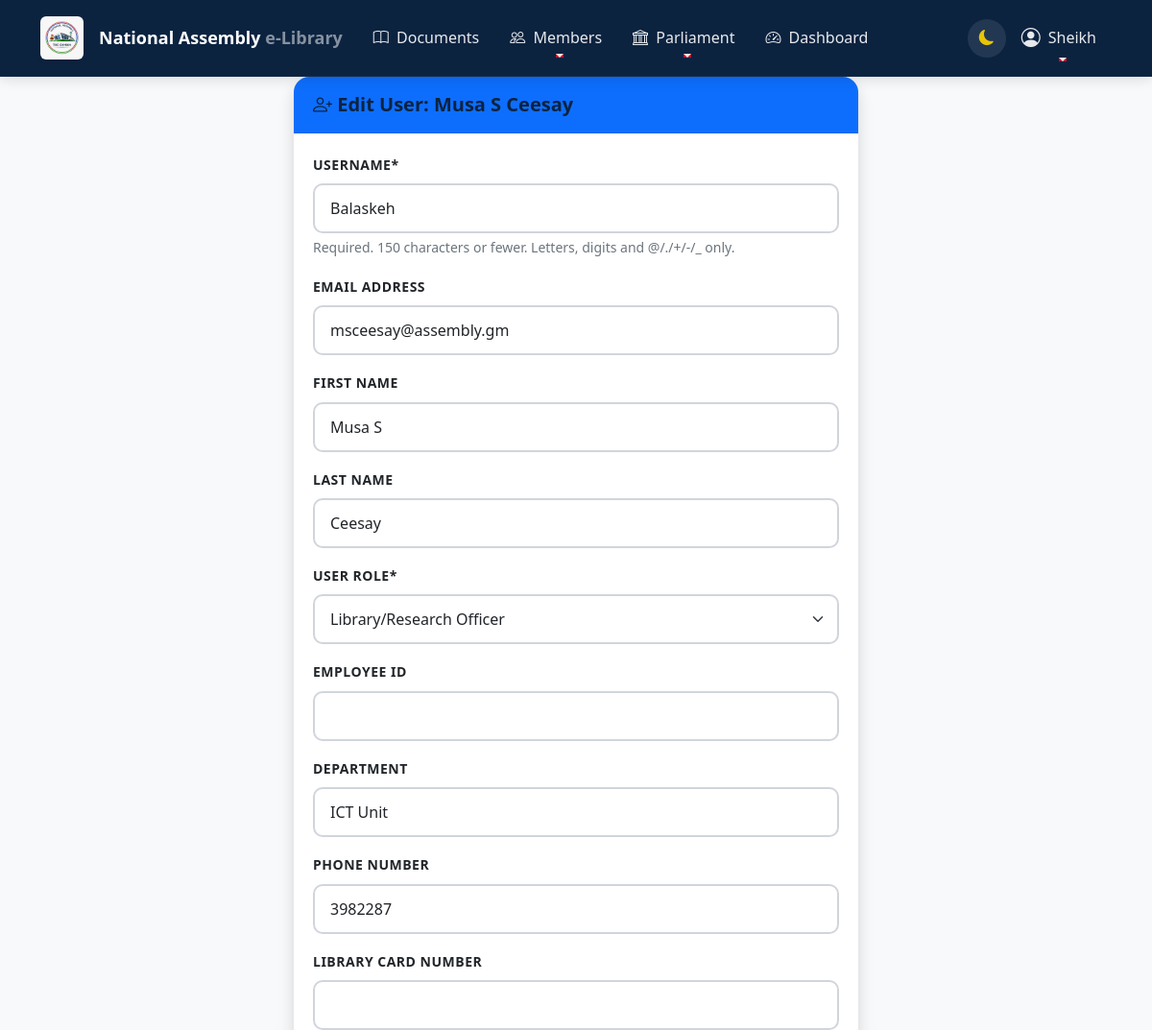
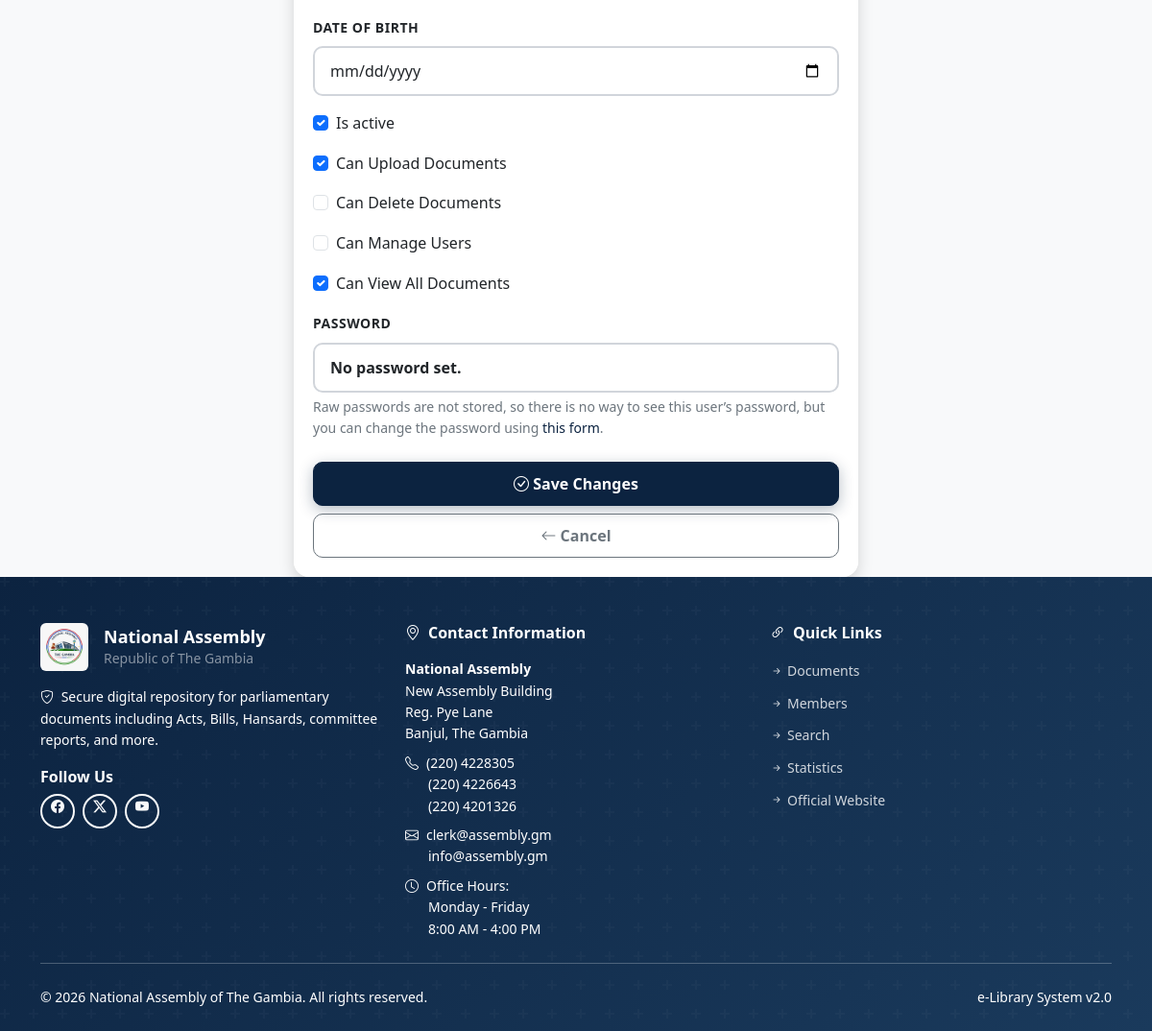
/accounts/users/3/edit/ (signed in), run on the app's committed database (2 pictures, top to bottom).
### accounts/models.py (models this page shows, shortened)
class User(AbstractUser):
    class Role(models.TextChoices):
        ADMIN = 'admin', 'Administrator'
        CLERK = 'clerk', 'Clerk/Staff'
        LIBRARIAN = 'librarian', 'Library/Research Officer'
        MP = 'mp', 'Member of Parliament'
        PUBLIC = 'public', 'Public User'
    role = models.CharField(
        max_length=20,
        choices=Role.choices,
        default=Role.PUBLIC,
        verbose_name='User Role'
    )
    employee_id = models.CharField(
        max_length=50,
        blank=True,
        null=True,
        verbose_name='Employee ID'
    )
    department = models.CharField(
        max_length=100,
        blank=True,
        null=True,
        verbose_name='Department'
    )
    phone_number = models.CharField(
        max_length=20,
        blank=True,
        null=True,
        verbose_name='Phone Number'
    )
    library_card_number = models.CharField(
        max_length=50,
        blank=True,
        null=True,
        verbose_name='Library Card Number'
    )
    date_of_birth = models.DateField(
        blank=True,
        null=True,
        verbose_name='Date of Birth'
    )
    can_upload = models.BooleanField(
        default=False,
        verbose_name='Can Upload Documents'
    )
    can_delete = models.BooleanField(
        default=False,
        verbose_name='Can Delete Documents'
    )
    can_manage_users = models.BooleanField(
        default=False,
        verbose_name='Can Manage Users'
    )
    can_view_all_documents = models.BooleanField(
        default=False,
        verbose_name='Can View All Documents'
    )
    last_login_ip = models.GenericIPAddressField(
        blank=True,
        null=True,
        verbose_name='Last Login IP'
    )
    password_changed_at = models.DateTimeField(
        default=timezone.now,
        verbose_name='Password Last Changed'
    )
    account_expires_at = models.DateTimeField(
        blank=True,
        null=True,
        verbose_name='Account Expiration Date'
    )
    is_active = models.BooleanField(default=True)
    is_staff = models.BooleanField(default=False)
    date_joined = models.DateTimeField(default=timezone.now)
    USERNAME_FIELD = 'username'
    REQUIRED_FIELDS = ['email', 'role']
    class Meta:
        verbose_name = 'User'
        verbose_name_plural = 'Users'
        ordering = ['-date_joined']
        permissions = [
            ('view_audit_log', 'Can view audit logs'),
            ('export_documents', 'Can export documents'),
            ('bulk_upload', 'Can bulk upload documents'),
        ]

### accounts/views.py (the view)
# urls.py: path('users/<int:user_id>/edit/', views.user_update_view, name='user_update'),
@login_required
@permission_required('accounts.change_user', raise_exception=True)
def user_update_view(request, user_id):
    user = get_object_or_404(User, pk=user_id)
    if request.method == 'POST':
        form = CustomUserChangeForm(request.POST, instance=user)
        if form.is_valid():
            form.save()
            messages.success(request, f'User {user.get_full_name()} has been updated successfully.')
            return redirect('user_list')
    else:
        form = CustomUserChangeForm(instance=user)
    return render(request, 'accounts/user_form.html', {
        'form': form,
        'title': f'Edit User: {user.get_full_name()}'
    })

### documents/context_processors.py (called while the page is built)
def document_stats(request):
    stats = {
        'total_documents': Document.objects.filter(is_published=True).count(),
        'categories_count': DocumentCategory.objects.filter(is_active=True).count(),
    }
    from django.utils import timezone
    from datetime import timedelta
    recent_date = timezone.now() - timedelta(days=7)
    stats['recent_documents'] = Document.objects.filter(
        is_published=True,
        created_at__gte=recent_date
    ).count()
    stats['document_types'] = {}
    for doc_type in Document.DocumentType.choices:
        count = Document.objects.filter(
            document_type=doc_type[0],
            is_published=True
        ).count()
        if count > 0:
            stats['document_types'][doc_type[1]] = count
    return {
        'document_stats': stats
    }

### templates/accounts/user_form.html (shortened to what this page needs)
{% extends 'base.html' %}
{% load crispy_forms_tags %}
{% block content %}
<div class="row justify-content-center">
    <div class="col-md-8 col-lg-6">
        <div class="card shadow">
            <div class="card-header bg-primary text-white">
                <h4 class="mb-0">
                    <i class="bi bi-person-plus"></i>
                    {{ title }}
                </h4>
            </div>
            <div class="card-body">
                <form method="post">
                    {{ form|crispy }}
                    <div class="d-grid gap-2 mt-4">
                        <button type="submit" class="btn btn-primary">
                            <i class="bi bi-check-circle"></i>
                            {% if user %}Save Changes{% else %}Create User{% endif %}
                        </button>
                        <a href="{% url 'accounts:user_list' %}" class="btn btn-outline-secondary">
                            <i class="bi bi-arrow-left"></i>
                            Cancel
                        </a>
                    </div>
                </form>
            </div>
        </div>
    </div>
</div>
{% endblock %}

### templates/base.html (shortened to what this page needs)
<!DOCTYPE html>
{% load static %}
{% load i18n %}
<html lang="en">
<head>
    <link href="https://cdn.jsdelivr.net/npm/bootstrap@5.3.0/dist/css/bootstrap.min.css" rel="stylesheet">
    <link href="{% static 'css/style.css' %}" rel="stylesheet">
    <link href="https://cdn.jsdelivr.net/npm/bootstrap-icons@1.11.0/font/bootstrap-icons.css" rel="stylesheet">
</head>
<body class="{% if user.is_authenticated %}logged-in{% else %}logged-out{% endif %}">
    <nav class="navbar navbar-expand-lg navbar-dark bg-primary sticky-top">
        <div class="container">
            <a class="navbar-brand d-flex align-items-center" href="{% url 'core:home' %}">
                <img src="{% static 'img/logo.jpeg' %}" alt="National Assembly Logo" height="45" class="me-2 rounded">
                <span class="d-none d-md-inline fw-bold">
                    <span class="text-white">National Assembly</span>
                    <span class="text-white-50">e-Library</span>
                </span>
            </a>
            <div class="collapse navbar-collapse" id="navbarNav">
                <ul class="navbar-nav me-auto">
                    <li class="nav-item">
                        <a class="nav-link" href="{% url 'documents:document_list' %}">
                            <i class="bi bi-book me-1"></i> Documents
                        </a>
                    </li>
                    <li class="nav-item dropdown">
                        <a class="nav-link dropdown-toggle" href="#" role="button" data-bs-toggle="dropdown" aria-expanded="false">
                            <i class="bi bi-people me-1"></i> Members
                        </a>
                    </li>
                    <li class="nav-item dropdown">
                        <a class="nav-link dropdown-toggle" href="#" role="button" data-bs-toggle="dropdown" aria-expanded="false">
                            <i class="bi bi-bank me-1"></i> Parliament
                        </a>
                    </li>
                    {% if user.is_authenticated %}
                    <li class="nav-item">
                        <a class="nav-link" href="{% url 'accounts:dashboard' %}">
                            <i class="bi bi-speedometer2 me-1"></i> Dashboard
                        </a>
                    </li>
                    {% endif %}
                </ul>
                <ul class="navbar-nav align-items-center">
                    <li class="nav-item">
                        <a class="nav-link dark-mode-toggle" id="darkModeToggle" href="#" role="button" onclick="DarkModeManager.toggle(); return false;" title="Toggle Dark Mode">
                            <i class="bi bi-moon-fill"></i>
                        </a>
                    </li>
                    {% if user.is_authenticated %}
                    <li class="nav-item dropdown">
                        <a class="nav-link dropdown-toggle d-flex align-items-center" href="#" role="button" data-bs-toggle="dropdown" aria-expanded="false">
                            <div class="avatar-circle me-2">
                                <i class="bi bi-person-circle fs-5"></i>
                            </div>
                            <span class="d-none d-lg-inline">{{ user.get_full_name|default:user.username }}</span>
                        </a>
                    </li>
                    {% else %}
                    <li class="nav-item">
                        <a class="nav-link btn btn-outline-light btn-sm px-3" href="{% url 'accounts:login' %}">
                            <i class="bi bi-box-arrow-in-right me-1"></i> Login
                        </a>
                    </li>
                    {% endif %}
                </ul>
            </div>
        </div>
    </nav>
    <main class="main-content">
        {% block content %}{% endblock %}
    </main>
    <footer class="footer">
        <div class="container">
            <div class="row g-4">
                <div class="col-lg-4">
                    <div class="d-flex align-items-center mb-3">
                        <img src="{% static 'img/logo.jpeg' %}" alt="Logo" height="50" class="rounded me-3">
                        <div>
                            <h5 class="mb-0 text-white">National Assembly</h5>
                            <p class="mb-0 text-white-50 small">Republic of The Gambia</p>
                        </div>
                    </div>
                    <p class="small text-white-80 mb-3">
                        <i class="bi bi-shield-check me-1"></i>
                        Secure digital repository for parliamentary documents including Acts, Bills,
                        Hansards, committee reports, and more.
                    </p>
                    <div>
                        <h6 class="text-white mb-2">Follow Us</h6>
                        <div class="d-flex gap-2">
                            <a href="https://www.facebook.com/GambiaAssembly/" target="_blank" rel="noopener noreferrer" class="btn btn-outline-light btn-sm rounded-circle" title="Facebook" style="width: 36px; height: 36px; padding: 0;">
                                <i class="bi bi-facebook"></i>
                            </a>
                            <a href="https://x.com/AssemblyGambia" target="_blank" rel="noopener noreferrer" class="btn btn-outline-light btn-sm rounded-circle" title="X (Twitter)" style="width: 36px; height: 36px; padding: 0;">
                                <i class="bi bi-twitter-x"></i>
                            </a>
                            <a href="https://www.youtube.com/channel/UCsmCGkA1yr6SJnWKyKmTyfQ" target="_blank" rel="noopener noreferrer" class="btn btn-outline-light btn-sm rounded-circle" title="YouTube" style="width: 36px; height: 36px; padding: 0;">
                                <i class="bi bi-youtube"></i>
                            </a>
                        </div>
                    </div>
                </div>
                <div class="col-lg-4">
                    <h6 class="text-white mb-3">
                        <i class="bi bi-geo-alt me-2"></i>Contact Information
                    </h6>
                    <address class="small text-white-80 mb-0">
                        <p class="mb-2">
                            <strong>National Assembly</strong><br>
                            New Assembly Building<br>
                            Reg. Pye Lane<br>
                            Banjul, The Gambia
                        </p>
                        <p class="mb-2">
                            <i class="bi bi-telephone me-2"></i>(220) 4228305<br>
                            <span class="ms-4">(220) 4226643</span><br>
                            <span class="ms-4">(220) 4201326</span>
                        </p>
                        <p class="mb-2">
                            <i class="bi bi-envelope me-2"></i>clerk@assembly.gm<br>
                            <span class="ms-4">info@assembly.gm</span>
                        </p>
                        <p class="mb-0">
                            <i class="bi bi-clock me-2"></i>Office Hours:<br>
                            <span class="ms-4">Monday - Friday</span><br>
                            <span class="ms-4">8:00 AM - 4:00 PM</span>
                        </p>
                    </address>
                </div>
                <div class="col-lg-4">
                    <h6 class="text-white mb-3">
                        <i class="bi bi-link-45deg me-2"></i>Quick Links
                    </h6>
                    <ul class="list-unstyled mb-0">
                        <li class="mb-2">
                            <a href="{% url 'documents:document_list' %}" class="text-white-80 text-decoration-none small">
                                <i class="bi bi-arrow-right-short me-1"></i>Documents
                            </a>
                        </li>
                        <li class="mb-2">
                            <a href="{% url 'members:member_list' %}" class="text-white-80 text-decoration-none small">
                                <i class="bi bi-arrow-right-short me-1"></i>Members
                            </a>
                        </li>
                        <li class="mb-2">
                            <a href="{% url 'search:search' %}" class="text-white-80 text-decoration-none small">
                                <i class="bi bi-arrow-right-short me-1"></i>Search
                            </a>
                        </li>
                        <li class="mb-2">
                            <a href="{% url 'members:member_stats' %}" class="text-white-80 text-decoration-none small">
                                <i class="bi bi-arrow-right-short me-1"></i>Statistics
                            </a>
                        </li>
                        <li>
                            <a href="https://www.nassnet.org" target="_blank" class="text-white-80 text-decoration-none small">
                                <i class="bi bi-arrow-right-short me-1"></i>Official Website
                            </a>
                        </li>
                    </ul>
                </div>
            </div>
            <hr class="my-4 border-light">
            <div class="row align-items-center">
                <div class="col-md-6">
                    <p class="mb-0 small text-white-60">&copy; {% now "Y" %} National Assembly of The Gambia. All rights reserved.</p>
                </div>
                <div class="col-md-6 text-md-end">
                    <p class="mb-0 small text-white-60">e-Library System v2.0</p>
                </div>
            </div>
        </div>
    </footer>
</body>
</html>

### data on the page
User: get_full_name "Sheikh"
User: username "Balaskeh", email "msceesay@assembly.gm", first_name "Musa S", last_name "Ceesay", role "Library/Research Officer", department "ICT Unit", phone_number "3982287", is_active "☑", can_upload "☑", can_view_all_documents "☑"

### other printed values
{{ title }} "Edit User: Musa S Ceesay"
